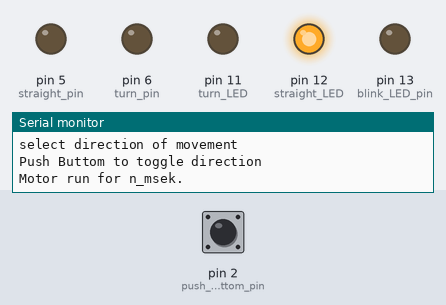
Bench run of a program on a simulated Arduino Uno, built with avr-gcc and run on an emulated ATmega328P. Parts: output pins drawn as LEDs (lit = HIGH), the last lines printed to the serial monitor. Dashed ring = blinking. The inputs (shaded band) are chosen by the test bench; at power-on: pin 2 (push_buttom_pin) HIGH.

Above: at 3.3 s.
3.4 s: pin 2 (push_buttom_pin) pulled LOW for 0.15 s
At 6.2 s:
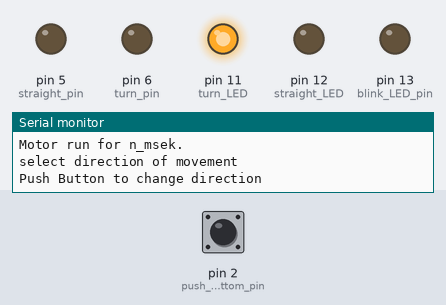
6.5 s: pin 2 (push_buttom_pin) pulled LOW for 1 s
At 7.9 s:
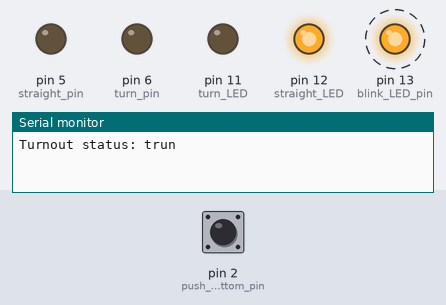
10.5 s: pin 2 (push_buttom_pin) pulled LOW for 3.2 s
At 12.9 s:
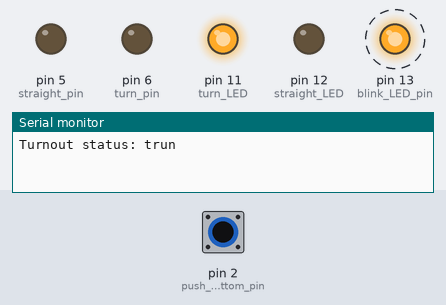
16.7 s: pin 2 (push_buttom_pin) pulsed LOW 5 times (0.12 s each, 0.3 s apart)
At 17.66 s:
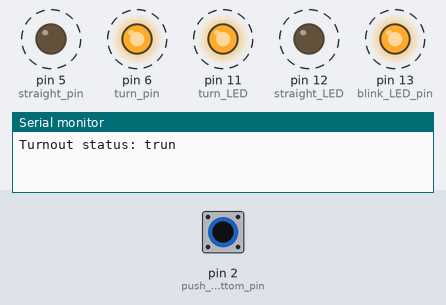
Timing chart, 0 to 20.7 s (numbered marks = the images above; inputs shaded):
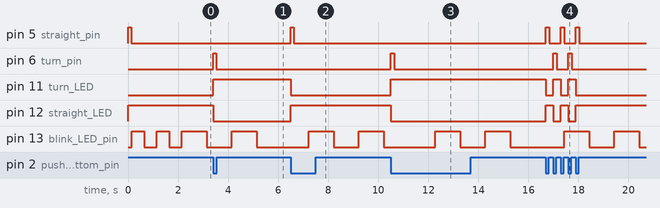

The program:

main.cpp
```cpp
/* STARTUP TEST
 * Blink
 * Turns on an LED on for n second,
 * then off for n second, repeatedly.
*/

// ---------------------- L9110 H-Bridge START ---------------
/*
  L9110H motor-Driver-Module
  made on nov 2022
  by Henrik Hansen

*/

#include <Arduino.h>

const byte straight_pin = 5;  // #1 L9110 PIN 7 / Arduino PIN 5 / AVR IC-PIN 11, AVR Code PIN PD5 - Switch Turnout Straight
const byte turn_pin = 6;  // #1 L9110 PIN 6 / Arduino PIN 6 / AVR IC-PIN 12, AVR Code PIN PD6 - Switch Turnout Turn

const byte straight_LED = 12; // LED for turnout position = straight
const byte turn_LED = 11;  // LED for turnout position = turn

const byte push_buttom_pin = 2; // INT0 / switching motor direction / AVR IC-PIN 18, AVR Code PIN PB4
const byte blink_LED_pin = 13; // LED test blink / Arduino PIN 13 / AVR IC-PIN 19, AVR Code PIN PB5

volatile bool toggle_state = false; // toogle_state: true = turnout position straight / false = turnout position turn

// ------ Define Function ------
void stop() //function of stop
{
   for (int i = 0; i <= 7; i++)
   {
    delayMicroseconds(16383); // Only dealyMicroseconds will work with ISR call
   }

  digitalWrite(straight_pin, LOW);
  digitalWrite(turn_pin, LOW);
}

void turnout_straight() //function of forward
{
  digitalWrite(turn_pin, LOW);
  digitalWrite(straight_pin, HIGH);
  digitalWrite(turn_LED, LOW);
  digitalWrite(straight_LED, HIGH);

  stop(); // Stop motor
}

void turnout_turn() //function of backward
{
  digitalWrite(straight_pin, LOW);
  digitalWrite(turn_pin, HIGH);
  digitalWrite(straight_LED, LOW);
  digitalWrite(turn_LED, HIGH);

  stop(); // Stop motor
}

void check_turnout() // function interrupt call
{
  if (digitalRead(push_buttom_pin) == LOW)
  {
    if (toggle_state == true)
    {
      turnout_turn();
      toggle_state = !toggle_state;
    }

    else
    {
      turnout_straight();
      toggle_state = !toggle_state;
    }

    // delayMicroseconds(50000);
  }

}

// ------- Define Function END ---------------

void setup()
{

  pinMode(blink_LED_pin, OUTPUT); // Arduino PIN 13 / AVR IC-PIN 19, AVR Code PIN PB5
  pinMode(straight_pin, OUTPUT);
  pinMode(straight_LED, OUTPUT);
  pinMode(turn_pin, OUTPUT);
  pinMode(turn_LED, OUTPUT);
  pinMode(push_buttom_pin, INPUT);

  digitalWrite(blink_LED_pin, LOW);

  turnout_straight(); // initalisere turnout to straight position
  toggle_state = true;

  attachInterrupt(digitalPinToInterrupt(push_buttom_pin), check_turnout, FALLING);

  Serial.begin(9600); // opens serial port, sets data rate to 9600 bps

  Serial.println("select direction of movement");
  Serial.println("Push Buttom to toggle direction");
  Serial.println("Motor run for n_msek.");

   // Blink LED Arduino PIN 13 ---------------------------
    // turn the LED on (HIGH is the voltage level)
  digitalWrite(blink_LED_pin, HIGH); // ÆNDRE TIL STRAIGHT_LED OG TURN_LED FOR HELE TEST SEKVENSEN NEDEFTER
  // wait for a second
  delay(500);
  // turn the LED off by making the voltage LOW
  digitalWrite(blink_LED_pin, LOW);
   // wait for a second
  delay(500);
    // turn the LED on (HIGH is the voltage level)
  digitalWrite(blink_LED_pin, HIGH);
  // wait for a second
  delay(500);
  // turn the LED off by making the voltage LOW
  digitalWrite(blink_LED_pin, LOW);
   // wait for a second
  delay(500);

  // END BLINK TEST -------------------------------------

}


void loop() // *****************************
{

  // Blink LED Arduino PIN 13 ---------------------------
    // turn the LED on (HIGH is the voltage level)
  digitalWrite(blink_LED_pin, HIGH);
  // wait for a second
  delay(1000);
  // turn the LED off by making the voltage LOW
  digitalWrite(blink_LED_pin, LOW);
   // wait for a second
  delay(1000);
    // turn the LED on (HIGH is the voltage level)
  digitalWrite(blink_LED_pin, HIGH);
  // wait for a second
  delay(1000);
  // turn the LED off by making the voltage LOW
  digitalWrite(blink_LED_pin, LOW);
   // wait for a second
  delay(1000);

  // END BLINK TEST -------------------------------------


  // serial print ---------------------------------------
  Serial.println("select direction of movement");
  Serial.println("Push Button to change direction");
  Serial.println("Motor run for 20msek.");
  Serial.println("******");
  Serial.println(" ");

  if (toggle_state == false)
  {
    Serial.println("Turnout status: trun ");
  }

  if (toggle_state == true)
  {
    Serial.println("Turnout status: straight ");
  }
  Serial.println(" ");
  Serial.println(" ");

  // END serial print -------------
  delay(1000);

}
```

Measured:
- after the input at 3.4 s, pin 6 (turn_pin): LOW → HIGH at once, → LOW 0.13 s later; pin 11 (turn_LED): LOW → HIGH at once; pin 12 (straight_LED): HIGH → LOW at once
- after the input at 6.5 s, pin 5 (straight_pin): LOW → HIGH at once, → LOW 0.13 s later; pin 11 (turn_LED): HIGH → LOW at once; pin 12 (straight_LED): LOW → HIGH at once
- after the input at 10.5 s, pin 6 (turn_pin): LOW → HIGH at once, → LOW 0.13 s later; pin 11 (turn_LED): LOW → HIGH at once; pin 12 (straight_LED): HIGH → LOW at once
- after the input at 16.7 s, pin 5 (straight_pin): alternates HIGH for 0.13 s and LOW for 0.47 s, 6 changes in all, then stays LOW, starting at once; pin 6 (turn_pin): alternates HIGH for 0.13 s and LOW for 0.47 s, 4 changes in all, then stays LOW, starting after 0.30 s
- by itself, pin 13 (blink_LED_pin): alternates HIGH for 1.0 s and LOW for 1.0 s
